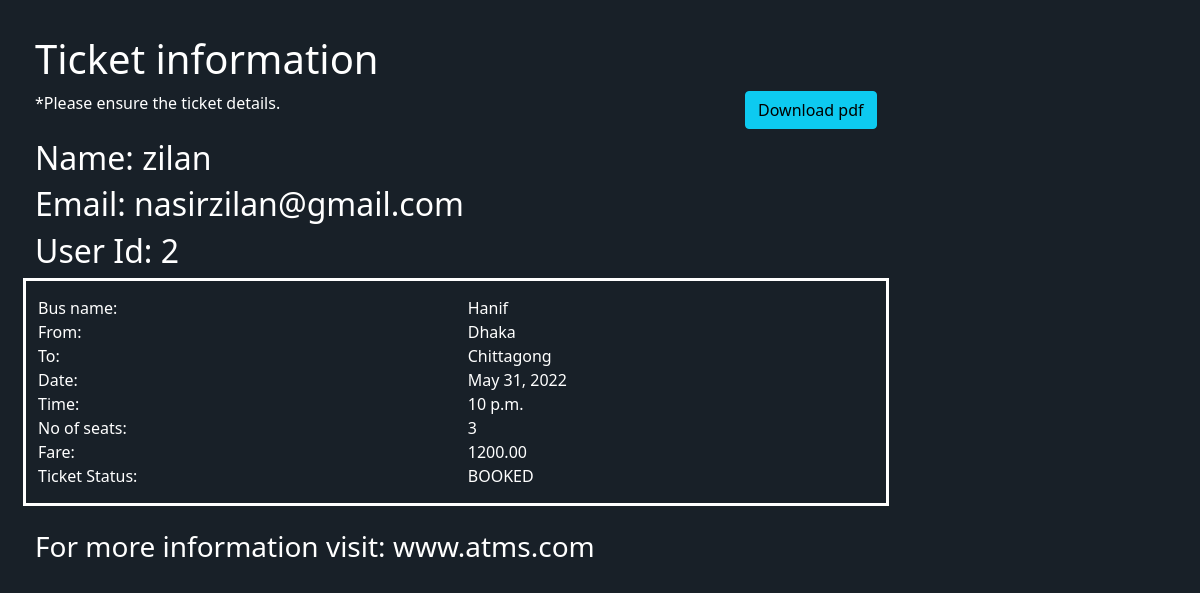
The page /showbustickets on the database its author committed.
### transport/models.py (models this page shows, shortened)
class Bus_Book(models.Model):
    BOOKED = 'Booked'
    CANCELLED = 'Cancelled'
    COMPLETED = 'Completed'
    PAID = 'Paid'
    UNPAID = 'Unpaid'
    PAYMENT_STATUSES = ((PAID, 'Paid'),
                     (UNPAID, 'Unpaid'),)
    TICKET_STATUSES = ((BOOKED, 'Booked'),
                       (CANCELLED, 'Cancelled'),
                       (COMPLETED, 'Completed'),)
    email = models.EmailField()
    name = models.CharField(max_length=30)
    userid = models.DecimalField(decimal_places=0, max_digits=2)
    busid = models.DecimalField(decimal_places=0, max_digits=2)
    bus_name = models.CharField(max_length=30)
    From = models.CharField(max_length=30)
    To = models.CharField(max_length=30)
    nos = models.DecimalField(decimal_places=0, max_digits=2)
    price = models.DecimalField(decimal_places=2, max_digits=6)
    date = models.DateField()
    time = models.TimeField()
    status = models.CharField(choices=TICKET_STATUSES, default=BOOKED, max_length=11)
    paymentstatus = models.CharField(choices= PAYMENT_STATUSES, default=UNPAID, max_length=11)

### pdf_convert/views.py (the view)
# urls.py: path('showbustickets',show_bus,name='showbustickets'),
def show_bus(request):
    tickets = Bus_Book.objects.all().last()
    context = {
        'tickets':tickets
    }
    return render(request, 'pdf_convert/showbus.html',context)

### pdf_convert/templates/pdf_convert/showbus.html (shortened to what this page needs)
<!doctype html>
<html lang="en">
  <head>
    <link href="https://cdn.jsdelivr.net/npm/bootstrap@5.1.3/dist/css/bootstrap.min.css" rel="stylesheet">
  </head>
  <body style="margin: 35px; background-color: #182028; color: white;">
    <h1>Ticket information</h1>
    <div class="row">
        <div class="col-sm-9">
          *Please ensure the ticket details.
          <a style="float:right;" class="btn btn-info " href="{% url 'printbusPDF'%}">Download pdf</a><br><br>
          <h2>Name: {{tickets.name}}</h2>
          <h2>Email: {{tickets.email}}</h2>
          <h2>User Id: {{tickets.userid}}</h2>
          <div style="border: solid;" class="row">
            <div style="padding-top: 15px; padding-bottom: 15px;" class="col-8 col-sm-6">
              Bus name: <br>
              From: <br>
              To: <br>
              Date: <br>
              Time: <br>
              No of seats: <br>
              Fare:  <br>
              Ticket Status: <br>
            </div>
            <div style="padding-top: 15px; padding-bottom: 15px;" class="col-4 col-sm-6">
              {{tickets.bus_name}}<br>
              {{tickets.From}}<br>
              {{tickets.To}}<br>
              {{tickets.date}}<br>
              {{tickets.time}}<br>
              {{tickets.nos}}<br>
              {{tickets.price}} <br>
              {{tickets.status}}<br>
            </div>
          </div>
        </div>
      </div>
    <br>
    <h3>For more information visit: www.atms.com </h3>
  </body>
</html>

### rows shown on the page
Bus_Book: name "zilan", email "nasirzilan@gmail.com", userid "2", bus_name "Hanif", From "Dhaka", To "Chittagong", date "May 31, 2022", time "10 p.m.", nos "3", price "1200.00", status "BOOKED"
